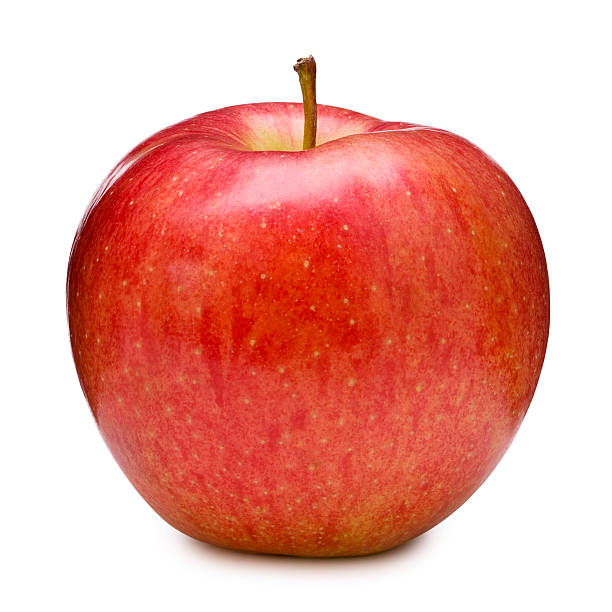
#> input picture images/apple.jpg, 612 x 612 px
$ python -i FindConnectedComponents.py   (imports and definitions only)
#> lines starting #> are read from the running program, lines starting #| are printed output that depends on the picture; after the words box and inside, x2 and y2 are one past the last pixel; in counts of white or black regions, pixels touching at a corner belong together
import cv2 as cv
import numpy as np
import random

def extract_component_lines(line_image):
    ret, thresh = cv.threshold(line_image, 127, 255, cv.THRESH_BINARY)

    no_ccs, labels = cv.connectedComponents(thresh)

    component_lines = {}

    for i in range(1, no_ccs):
        # Create a binary mask for the current component.
        component_mask = np.uint8(labels == i) * 255

        # We use RETR_EXTERNAL to get only the outer contour.
        contours, hierarchy = cv.findContours(component_mask, cv.RETR_EXTERNAL, cv.CHAIN_APPROX_SIMPLE)

        if contours:
            # If multiple contours are found (which can happen if there are holes),
            # we choose the largest one by area.
            contour = max(contours, key=cv.contourArea)
            component_lines[i] = contour

    return component_lines

def findConnectedComponents(line_image):

    component_contours = extract_component_lines(line_image)

    for label, contour in component_contours.items():
        print(f"Component {label}:")
        print(contour)

    canvas = np.zeros((line_image.shape[0], line_image.shape[1], 3), dtype=np.uint8)
    for contour in component_contours.values():
        cv.drawContours(canvas, [contour], -1, (random.randint(100, 255), random.randint(100, 255), random.randint(100, 255)), 1)
    cv.imshow("Component Outlines", canvas)
    cv.waitKey(0)
    cv.destroyAllWindows()


>>> import cv2
>>> picture = cv2.imread('../images/apple.jpg', cv2.IMREAD_GRAYSCALE)
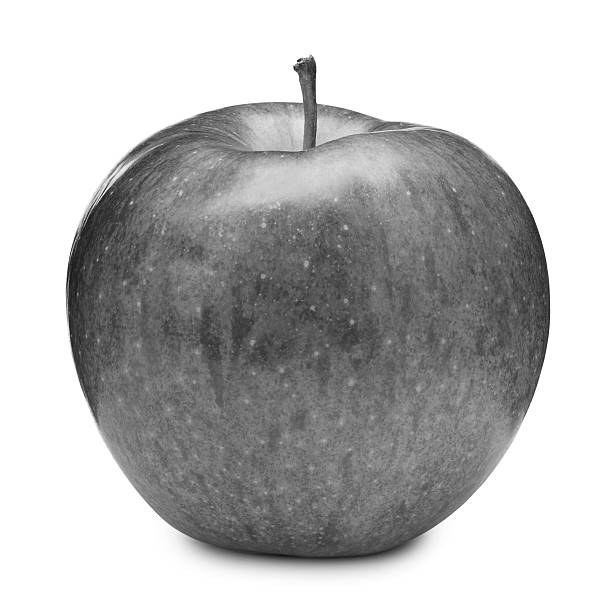
#> picture: shape (612, 612); min 9, max 255, mean 186
>>> result = extract_component_lines(picture)
#> in extract_component_lines, `ret, thresh = cv.threshold(line_image, 127, 255, cv.THRESH_BINARY)`:
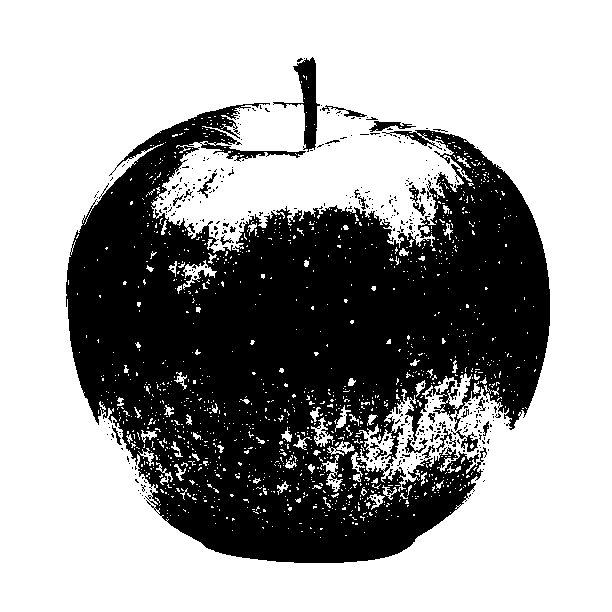
#> thresh: shape (612, 612); 63.6% white; 390 black regions (363 under 20 px), largest, box (x1, y1, x2, y2) and area: (66, 103, 550, 563) 131994, (273, 57, 320, 152) 1306, (369, 121, 416, 132) 224
#> in extract_component_lines, `no_ccs, labels = cv.connectedComponents(thresh)`:
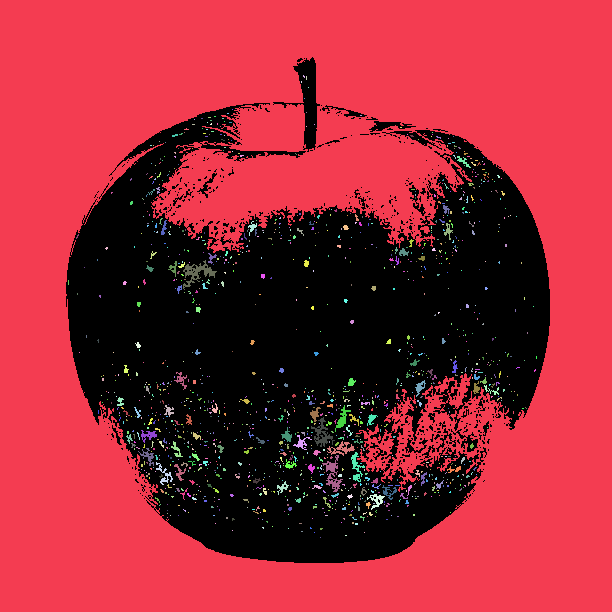
#> labels: shape (612, 612) int32; 1305 distinct labels, from 0 to 1304; one colour per label, 0 black
#> in extract_component_lines, `no_ccs, labels = cv.connectedComponents(thresh)`: no_ccs = 1305
#> the loop in extract_component_lines, `for i in range(1, no_ccs):` made 1304 passes
#> contour on passes 1 to 12: [[0, 0], [0, 611], [611, 611], [611, 0]], [[303, 75], [303, 76], [304, 77], [304, 76]], [[306, 76], [306, 79]], [[301, 81], [301, 82]], [[308, 87]], [[304, 98]], [[232, 109]], [[227, 113], [228, 113]], [[306, 112]], [[360, 115], [361, 115]], [[208, 117], [210, 117]], [[214, 116], [215, 116]]
#> pass 1, in extract_component_lines, `component_mask = np.uint8(labels == i) * 255`:
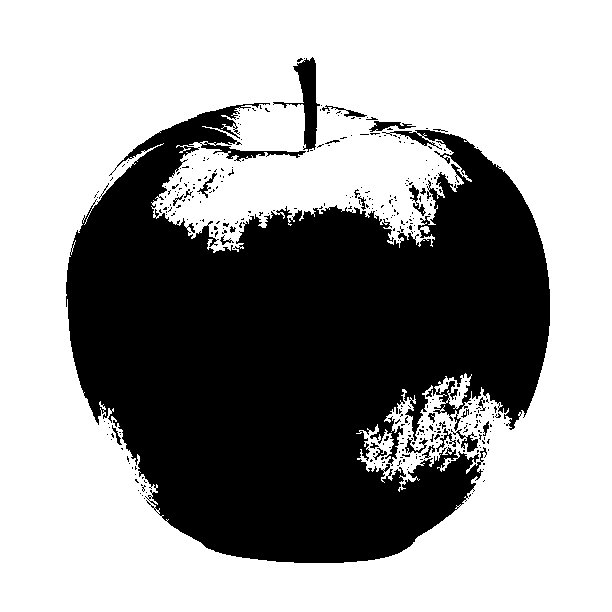
#> component_mask: shape (612, 612); 61.4% white; 363 black regions (337 under 20 px), largest, box (x1, y1, x2, y2) and area: (66, 103, 550, 563) 140226, (273, 57, 320, 152) 1321, (369, 121, 416, 132) 226
#> pass 2, in extract_component_lines, `component_mask = np.uint8(labels == i) * 255`:
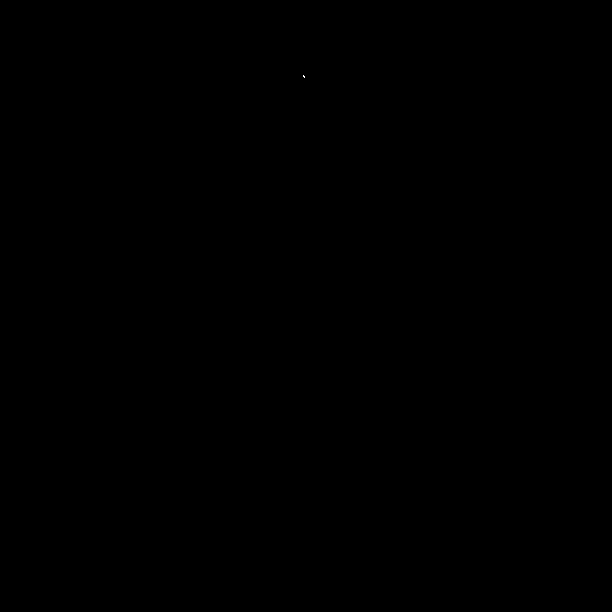
#> component_mask: shape (612, 612); 0% white in thin lines or dots, all inside (x1, y1, x2, y2) = (303, 75, 305, 78)
#> after the loop in extract_component_lines, `for i in range(1, no_ccs):`: component_mask: shape (612, 612); 0% white in thin lines or dots, all inside (x1, y1, x2, y2) = (320, 537, 321, 538)
#> after the loop in extract_component_lines, `for i in range(1, no_ccs):`: component_lines = 1304 items
#> result = 1304 items

$ run again, on images/cat.jpg
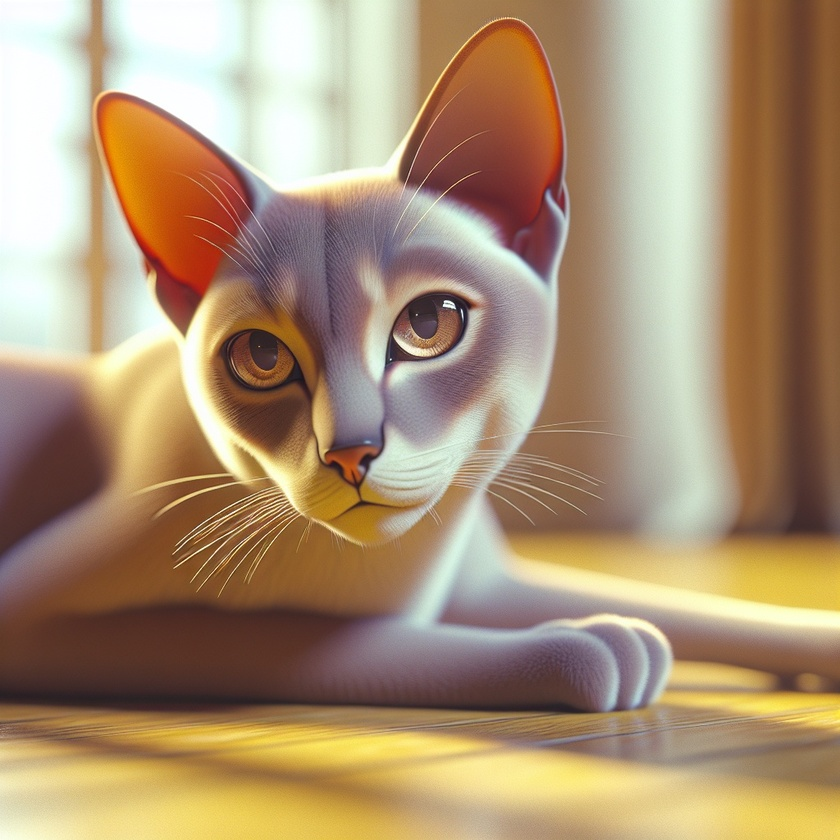
#> input picture images/cat.jpg, 840 x 840 px, shrunk from 1024 x 1024 before the run
#> thresh: shape (840, 840); 58.3% white; 558 black regions (533 under 20 px), largest, box (x1, y1, x2, y2) and area: (0, 387, 652, 793) 113480, (723, 0, 840, 549) 59589, (97, 93, 476, 534) 50862
#> in extract_component_lines, `no_ccs, labels = cv.connectedComponents(thresh)`:
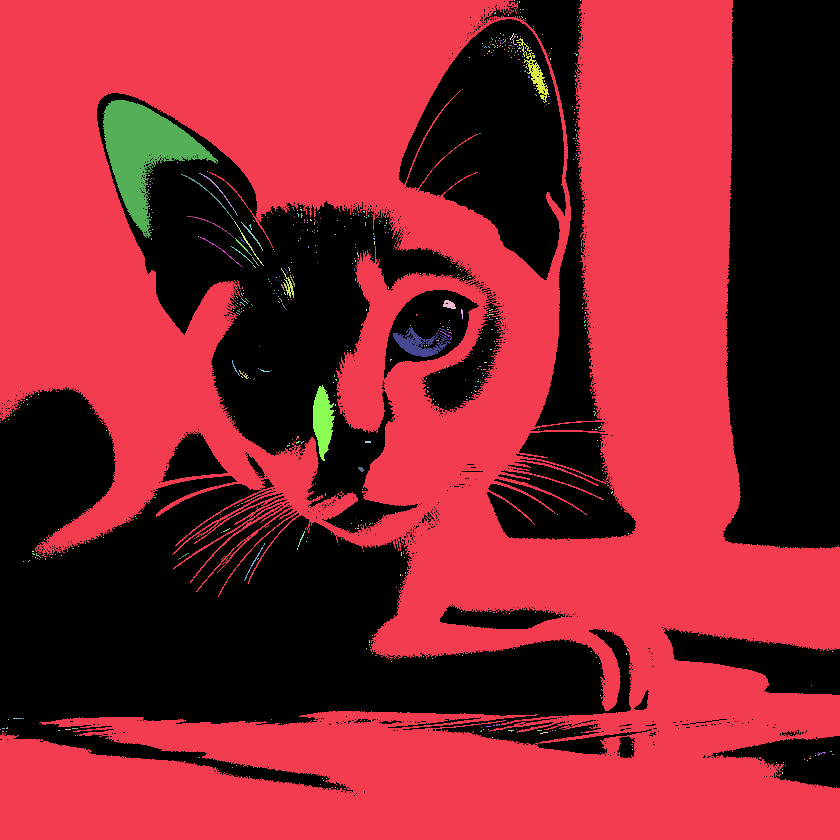
#> labels: shape (840, 840) int32; 617 distinct labels, from 0 to 616; one colour per label, 0 black
#> no_ccs = 617
#> the loop in extract_component_lines, `for i in range(1, no_ccs):` made 616 passes
#> contour on passes 2 to 9: [[514, 0]], [[519, 1], [519, 2]], [[580, 0]], [[520, 9]], [[522, 9], [523, 9]], [[517, 10]], [[495, 12], [494, 13], [495, 13]], [[520, 12]]
#> pass 1, in extract_component_lines, `component_mask = np.uint8(labels == i) * 255`:
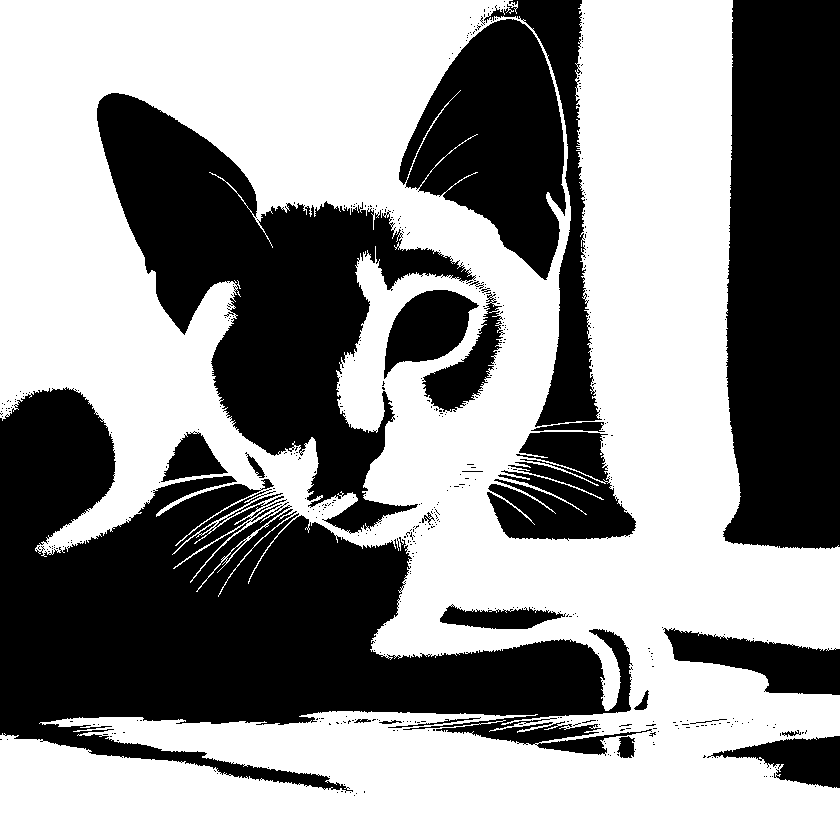
#> component_mask: shape (840, 840); 56.8% white; 502 black regions (477 under 20 px), largest, box (x1, y1, x2, y2) and area: (0, 387, 652, 793) 113793, (723, 0, 840, 549) 59590, (97, 93, 476, 534) 59221
#> after the loop in extract_component_lines, `for i in range(1, no_ccs):`: component_lines = 616 items
